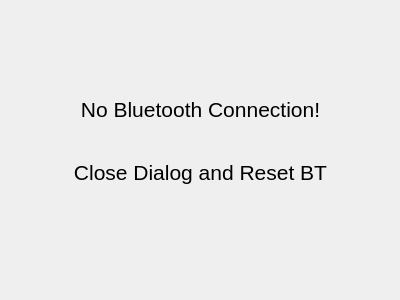
<?xml version="1.0" encoding="UTF-8"?>
<ui version="4.0">
 <class>Dialog</class>
 <widget class="QDialog" name="Dialog">
  <property name="geometry">
   <rect>
    <x>0</x>
    <y>0</y>
    <width>400</width>
    <height>300</height>
   </rect>
  </property>
  <property name="windowTitle">
   <string>Dialog</string>
  </property>
  <widget class="QWidget" name="verticalLayoutWidget">
   <property name="geometry">
    <rect>
     <x>0</x>
     <y>80</y>
     <width>401</width>
     <height>121</height>
    </rect>
   </property>
   <layout class="QVBoxLayout" name="verticalLayout">
    <item>
     <widget class="QLabel" name="label">
      <property name="font">
       <font>
        <pointsize>16</pointsize>
       </font>
      </property>
      <property name="text">
       <string>No Bluetooth Connection!</string>
      </property>
      <property name="textFormat">
       <enum>Qt::PlainText</enum>
      </property>
      <property name="alignment">
       <set>Qt::AlignCenter</set>
      </property>
     </widget>
    </item>
    <item>
     <widget class="QLabel" name="label_2">
      <property name="sizePolicy">
       <sizepolicy hsizetype="Preferred" vsizetype="Preferred">
        <horstretch>0</horstretch>
        <verstretch>0</verstretch>
       </sizepolicy>
      </property>
      <property name="font">
       <font>
        <pointsize>16</pointsize>
       </font>
      </property>
      <property name="text">
       <string>Close Dialog and Reset BT</string>
      </property>
      <property name="textFormat">
       <enum>Qt::PlainText</enum>
      </property>
      <property name="alignment">
       <set>Qt::AlignCenter</set>
      </property>
     </widget>
    </item>
   </layout>
  </widget>
 </widget>
 <resources/>
 <connections/>
</ui>
